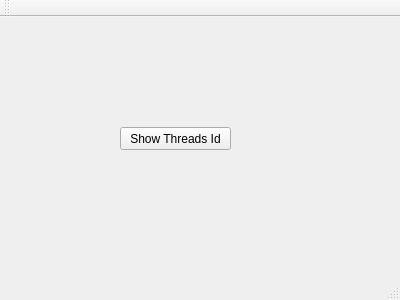
<?xml version="1.0" encoding="UTF-8"?>
<ui version="4.0">
 <class>MainWindow</class>
 <widget class="QMainWindow" name="MainWindow">
  <property name="geometry">
   <rect>
    <x>0</x>
    <y>0</y>
    <width>400</width>
    <height>300</height>
   </rect>
  </property>
  <property name="windowTitle">
   <string>MainWindow</string>
  </property>
  <widget class="QWidget" name="centralWidget">
   <widget class="QPushButton" name="pushButton">
    <property name="geometry">
     <rect>
      <x>120</x>
      <y>110</y>
      <width>111</width>
      <height>23</height>
     </rect>
    </property>
    <property name="text">
     <string>Show Threads Id</string>
    </property>
   </widget>
  </widget>
  <widget class="QMenuBar" name="menuBar">
   <property name="geometry">
    <rect>
     <x>0</x>
     <y>0</y>
     <width>400</width>
     <height>21</height>
    </rect>
   </property>
  </widget>
  <widget class="QToolBar" name="mainToolBar">
   <attribute name="toolBarArea">
    <enum>TopToolBarArea</enum>
   </attribute>
   <attribute name="toolBarBreak">
    <bool>false</bool>
   </attribute>
  </widget>
  <widget class="QStatusBar" name="statusBar"/>
 </widget>
 <layoutdefault spacing="6" margin="11"/>
 <resources/>
 <connections/>
</ui>
